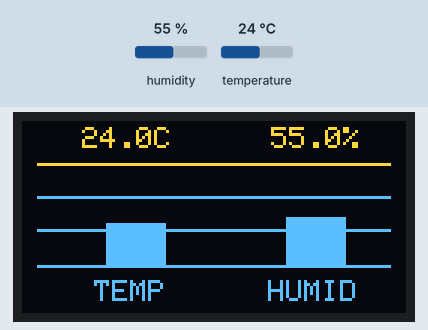
Bench run of a program on a simulated ESP32. Parts: 128×64 one-colour display. Inputs (shaded band) come from the test bench; at power-on: humidity 55 %, temperature 24 °C. The OLED is the two-colour kind (top 16 rows yellow); what the program prints to the serial monitor is not drawn.

Above: at 3.2 s.
3.3 s: humidity set to 22 %
At 5.0 s:
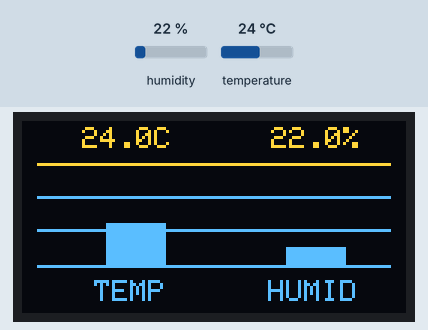
6.0 s: temperature set to 12 °C
At 7.1 s:
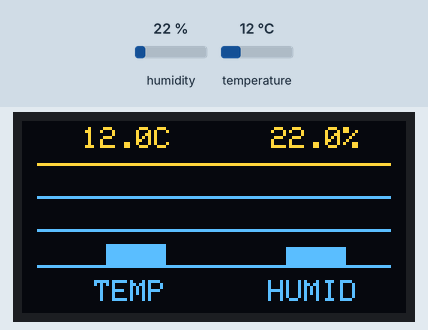
8.7 s: humidity set to 40 %
At 11.3 s:
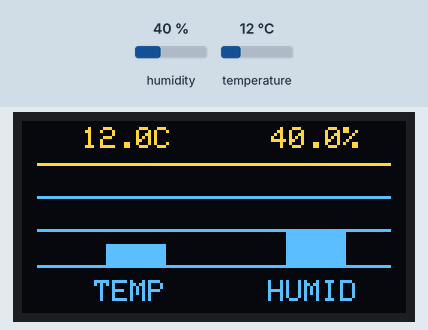
11.8 s: temperature set to 19 °C
At 13.4 s:
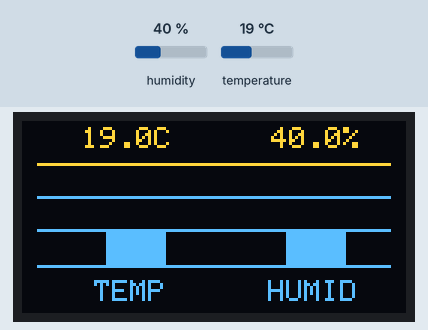
Timing chart, 0 to 14.9 s (numbered marks = the images above; inputs shaded):
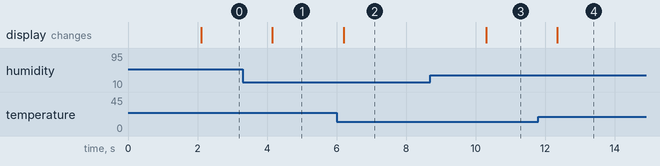

Measured:
- after the input at 3.3 s, the display: changes after 0.85 s (image 1)
- after the input at 6.0 s, the display: changes after 0.20 s (image 2)
- after the input at 8.7 s, the display: changes after 1.6 s (image 3)
- after the input at 11.8 s, the display: changes after 0.55 s (image 4)

The program:

main.cpp
```cpp
#include <Arduino.h>
#include <Wire.h>
#include <Adafruit_GFX.h>
#include <Adafruit_SSD1306.h>
#include <DHT.h>

#define SCREEN_WIDTH 128
#define SCREEN_HEIGHT 64

#define OLED_SDA 21
#define OLED_SCL 22
#define OLED_ADDR 0x3C

#define DHT_PIN 19
#define DHT_TYPE DHT11

Adafruit_SSD1306 display(
    SCREEN_WIDTH, SCREEN_HEIGHT, &Wire, -1);

DHT dht(DHT_PIN, DHT_TYPE);

// Maximum values used for bar scaling
#define MAX_TEMP 50.0
#define MAX_HUMIDITY 100.0

void setup()
{
  Serial.begin(115200);

  Wire.begin(OLED_SDA, OLED_SCL);

  // Initialize OLED
  if (!display.begin(SSD1306_SWITCHCAPVCC, OLED_ADDR))
  {
    Serial.println("OLED initialization failed!");

    while (true)
    {
      delay(100);
    }
  }

  // Initialize DHT11
  dht.begin();

  display.clearDisplay();
  display.setTextSize(1);
  display.setTextColor(SSD1306_WHITE);

  display.setCursor(15, 20);
  display.println("ENVIRONMENT");
  display.setCursor(25, 35);
  display.println("MONITOR");

  display.display();

  delay(2000);
}

void loop()
{
  // Read sensor values
  float humidity = dht.readHumidity();
  float temperature = dht.readTemperature();

  // Check for sensor reading errors
  if (isnan(humidity) || isnan(temperature))
  {
    Serial.println("DHT11 read failed!");

    display.clearDisplay();
    display.setCursor(10, 20);
    display.println("Sensor Error");
    display.setCursor(10, 35);
    display.println("Check DHT11");

    display.display();

    delay(2000);
    return;
  }

  // Print readings to Serial Monitor
  Serial.print("Temperature: ");
  Serial.print(temperature, 1);
  Serial.print(" C    Humidity: ");
  Serial.print(humidity, 1);
  Serial.println(" %");

  // Calculate bar heights
  int tempHeight = (temperature / MAX_TEMP) * 30;
  int humidityHeight = (humidity / MAX_HUMIDITY) * 30;

  // Keep bar heights within display limits
  tempHeight = constrain(tempHeight, 0, 30);
  humidityHeight = constrain(humidityHeight, 0, 30);

  // Clear previous screen
  display.clearDisplay();

  // -------------------------------
  // TEMPERATURE VALUE
  // -------------------------------

  display.setTextSize(1);
  display.setCursor(20, 2);

  display.print(temperature, 1);
  display.print("C");

  // -------------------------------
  // HUMIDITY VALUE
  // -------------------------------

  display.setCursor(83, 2);

  display.print(humidity, 1);
  display.print("%");

  // -------------------------------
  // GRAPH GRID LINES
  // -------------------------------

  display.drawLine(5, 14, 122, 14, SSD1306_WHITE);
  display.drawLine(5, 25, 122, 25, SSD1306_WHITE);
  display.drawLine(5, 36, 122, 36, SSD1306_WHITE);
  display.drawLine(5, 48, 122, 48, SSD1306_WHITE);

  // -------------------------------
  // TEMPERATURE BAR
  // -------------------------------

  int tempX = 28;
  int barWidth = 20;
  int baseline = 48;

  display.fillRect(
      tempX,
      baseline - tempHeight,
      barWidth,
      tempHeight,
      SSD1306_WHITE);

  // -------------------------------
  // HUMIDITY BAR
  // -------------------------------

  int humidityX = 88;

  display.fillRect(
      humidityX,
      baseline - humidityHeight,
      barWidth,
      humidityHeight,
      SSD1306_WHITE);

  // -------------------------------
  // BAR LABELS
  // -------------------------------

  display.setCursor(24, 53);
  display.print("TEMP");

  display.setCursor(82, 53);
  display.print("HUMID");

  // Update physical OLED
  display.display();

  // Read sensor every 2 seconds
  delay(2000);
}
```
